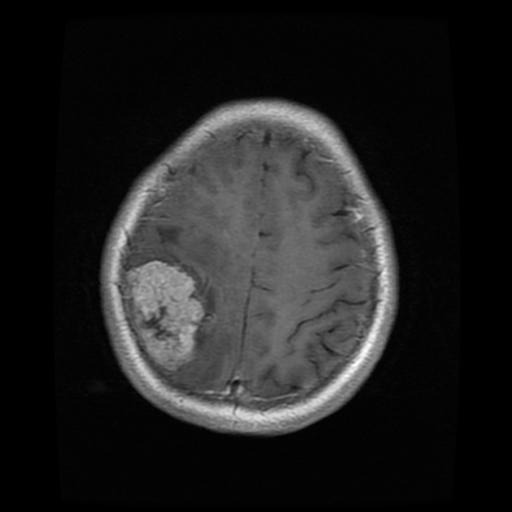
#> input picture uploads/upload_img.png, 512 x 512 px
$ python -i meningioma_seg.py   (imports and definitions only)
#> lines starting #> are read from the running program, lines starting #| are printed output that depends on the picture; after the words box and inside, x2 and y2 are one past the last pixel; in counts of white or black regions, pixels touching at a corner belong together
import os
import cv2
import numpy as np
def meningioma():
      imagepath="uploads/upload_img.png"
      Img = cv2.imread(imagepath)
#> Img is the input picture: shape (512, 512, 3); min 0, max 255, mean 32.5
      org = Img
      img = cv2.GaussianBlur(Img, (5,5), -1)

      img_w_treshold = cv2.threshold(img,110, 150, cv2.ADAPTIVE_THRESH_MEAN_C)[1]
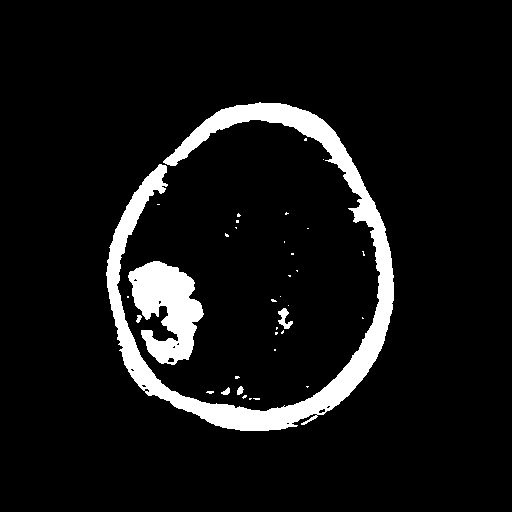
#> img_w_treshold: shape (512, 512, 3); values 0 (black) and 150 (white), 7.8% white; 35 white regions (29 under 20 px), largest, box (x1, y1, x2, y2) and area: (106, 102, 394, 431) 15347, (128, 261, 204, 365) 4641, (278, 308, 293, 329) 153, (237, 386, 244, 395) 43, (221, 387, 230, 395) 42, (136, 315, 142, 323) 31
      cv2.imwrite('uploads/img_w_treshold.jpg', img_w_treshold)

      imagepath="uploads/img_w_treshold.jpg"
      image = cv2.imread(imagepath)
#> image: shape (512, 512, 3); min 0, max 157, mean 11.7

      img = cv2.GaussianBlur(image, (5,5), -1)
      Img = np.array(img)
      gray = cv2.cvtColor(Img, cv2.COLOR_BGR2GRAY)
      ret, thresh = cv2.threshold(gray, 95, 255, cv2.THRESH_BINARY  + cv2.THRESH_OTSU)
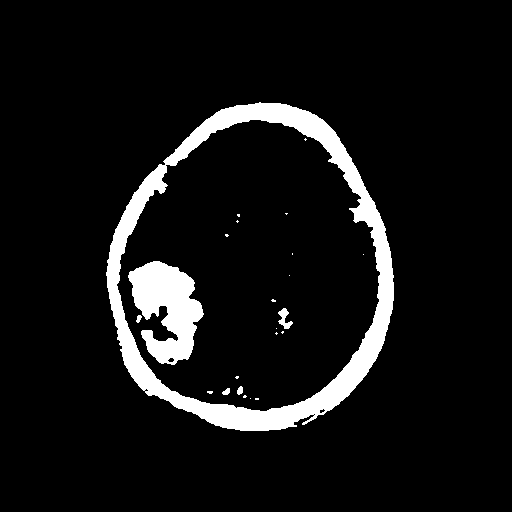
#> thresh: shape (512, 512); 7.8% white; 23 white regions (17 under 20 px), largest, box (x1, y1, x2, y2) and area: (106, 102, 394, 431) 15392, (128, 261, 204, 365) 4666, (278, 308, 293, 329) 153, (237, 386, 243, 395) 41, (222, 388, 230, 395) 39, (136, 315, 142, 323) 31
#> ret = 71


      kernel = np.ones((6, 6), np.uint8)
      opening = cv2.morphologyEx(thresh, cv2.MORPH_CLOSE, kernel, iterations=2)
#> opening: shape (512, 512); 8.6% white; 9 white regions (6 under 20 px), largest, box (x1, y1, x2, y2) and area: (108, 104, 396, 433) 22276, (277, 310, 295, 337) 284, (238, 216, 242, 225) 21
      curImg = opening
      sure_bg = cv2.dilate(curImg, kernel, iterations=3)
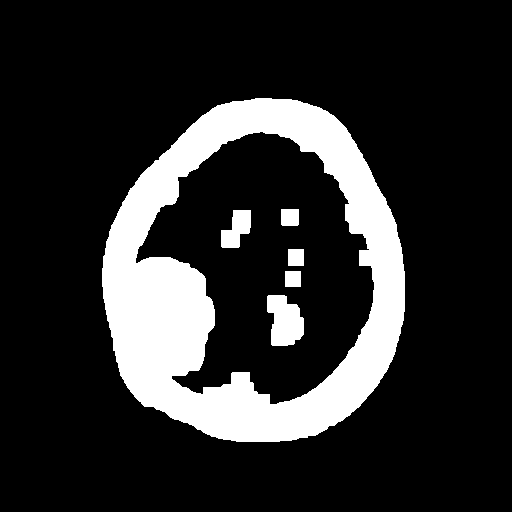
#> sure_bg: shape (512, 512); 17.2% white; 6 white regions, box (x1, y1, x2, y2) and area: (102, 98, 405, 442) 42081, (267, 295, 304, 346) 1423, (221, 210, 251, 248) 750, (281, 209, 299, 226) 304, (288, 249, 304, 266) 272, (285, 271, 301, 287) 256
      dist_transform = cv2.distanceTransform(curImg, cv2.DIST_L2, 5)
      ret, sure_fg = cv2.threshold(dist_transform, 0.9* dist_transform.max(), 255, 0)
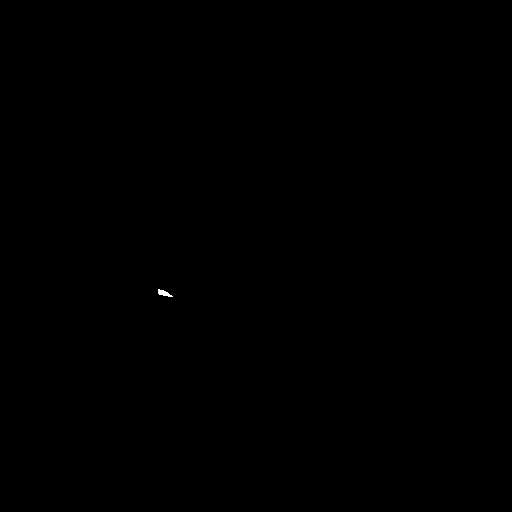
#> sure_fg: shape (512, 512) float32; 0.02% white; 1 white region, box (x1, y1, x2, y2) and area: (158, 289, 173, 297) 62
#> ret = 24.09
      sure_fg = np.uint8(sure_fg)
      unknown = cv2.subtract(sure_bg, sure_fg)
      ret, markers = cv2.connectedComponents(sure_fg)
#> ret = 2
      markers = markers + 1
      markers[unknown == 255] = 0
      if Img is not None:
            markers = cv2.watershed(Img, markers)
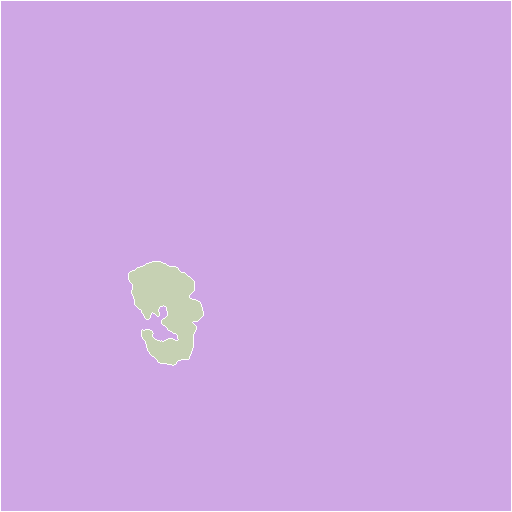
#> markers: shape (512, 512) int32; 3 distinct labels, from -1 to 2; one colour per label, 0 black, -1 white
            Img[markers  == 1] = [0, 0, 0]
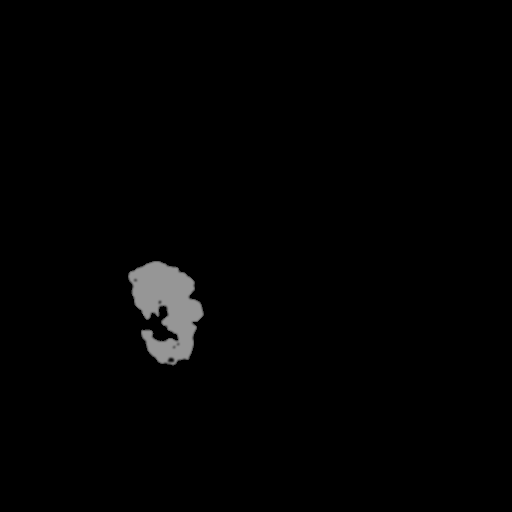
#> Img: shape (512, 512, 3); min 0, max 150, mean 2.6
            cv2.imwrite('uploads/color.jpg', Img)
      else:
            print("Error: Unable to load the image.")

      tumorImage = cv2.cvtColor(Img, cv2.COLOR_BGR2HSV)
#> tumorImage: shape (512, 512, 3); mean H, S, V 0, 0, 2.6

      curImg = tumorImage
      outputpath="uploads/seg23.png"
      cv2.imwrite(outputpath, curImg)
      out = cv2.imread(outputpath)
      img = cv2.addWeighted(org, 0.5, out, 0.9, 0)
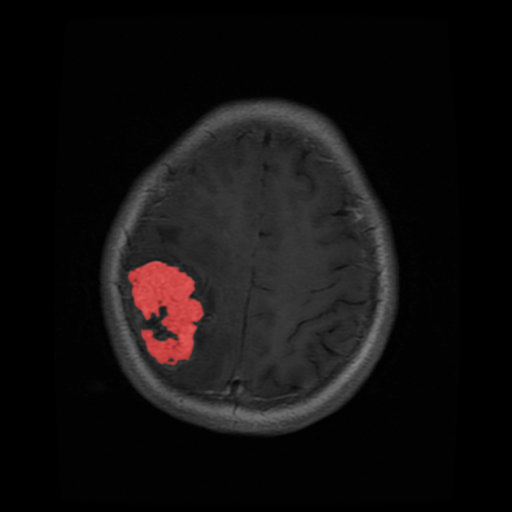
#> img: shape (512, 512, 3); mean B, G, R 16.3, 16.3, 18.6
      cv2.imwrite('uploads/imageseg.jpg', img)
      area = np.sum(markers == 1)
#> area = 255243
      if area >= 256351:
            stage="first stage"
            return stage
      else:
            stage="second stage"
            print(stage)
            return stage


>>> result = meningioma()

$ run again, with uploads/test.jpg saved as uploads/upload_img.png
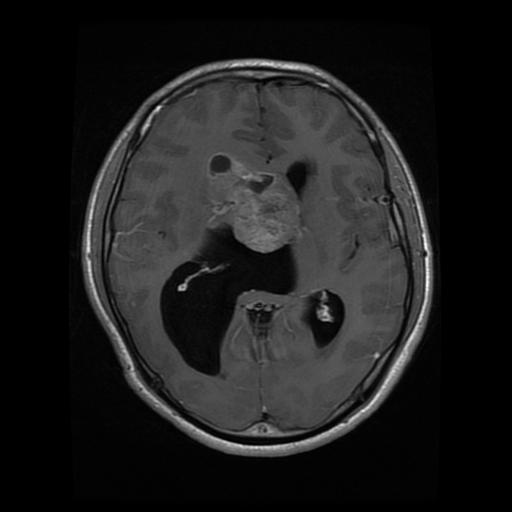
#> input picture uploads/test.jpg, 512 x 512 px
#> in meningioma, Img is the input picture: shape (512, 512, 3); min 0, max 252, mean 28.8
#> img_w_treshold: shape (512, 512, 3); values 0 (black) and 150 (white), 2.2% white; 29 white regions (18 under 20 px), largest, box (x1, y1, x2, y2) and area: (85, 119, 431, 453) 4249, (169, 60, 328, 88) 760, (252, 230, 277, 243) 140
#> thresh: shape (512, 512); 2.4% white; 22 white regions (11 under 20 px), largest, box (x1, y1, x2, y2) and area: (85, 120, 431, 453) 4673, (169, 60, 328, 88) 825, (252, 230, 277, 243) 156
#> in meningioma, `ret, thresh = cv2.threshold(gray, 95, 255, cv2.THRESH_BINARY  + cv2.TH..`: ret = 59
#> opening: shape (512, 512); 2.6% white; 10 white regions (3 under 20 px), largest, box (x1, y1, x2, y2) and area: (87, 92, 433, 455) 5302, (171, 62, 330, 90) 1009, (254, 232, 279, 251) 199
#> sure_bg: shape (512, 512); 12.2% white; 6 white regions, box (x1, y1, x2, y2) and area: (81, 56, 442, 464) 28301, (248, 204, 288, 260) 1508, (233, 160, 264, 190) 713, (317, 302, 341, 332) 676, (175, 280, 197, 301) 454, (393, 212, 411, 234) 386
#> in meningioma, `ret, sure_fg = cv2.threshold(dist_transform, 0.9* dist_transform.max()..`: ret = 4.85
#> in meningioma, `ret, markers = cv2.connectedComponents(sure_fg)`: ret = 8
#> in meningioma, `markers = cv2.watershed(Img, markers)`:
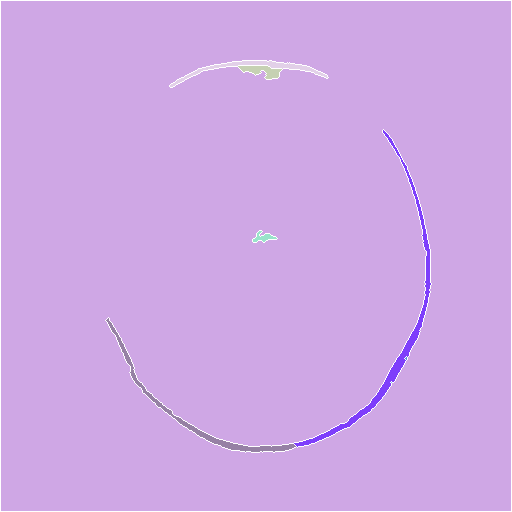
#> markers: shape (512, 512) int32; 9 distinct labels, from -1 to 8; one colour per label, 0 black, -1 white
#> Img: shape (512, 512, 3); min 0, max 150, mean 2.3
#> tumorImage: shape (512, 512, 3); mean H, S, V 0, 0, 2.3
#> in meningioma, `img = cv2.addWeighted(org, 0.5, out, 0.9, 0)`:
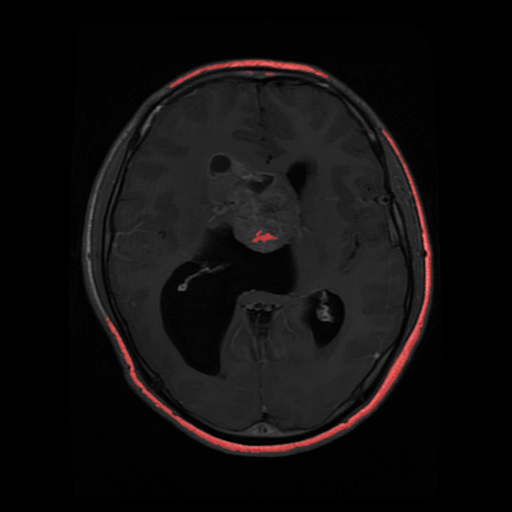
#> img: shape (512, 512, 3); mean B, G, R 14.5, 14.5, 16.5
#> area = 254692
